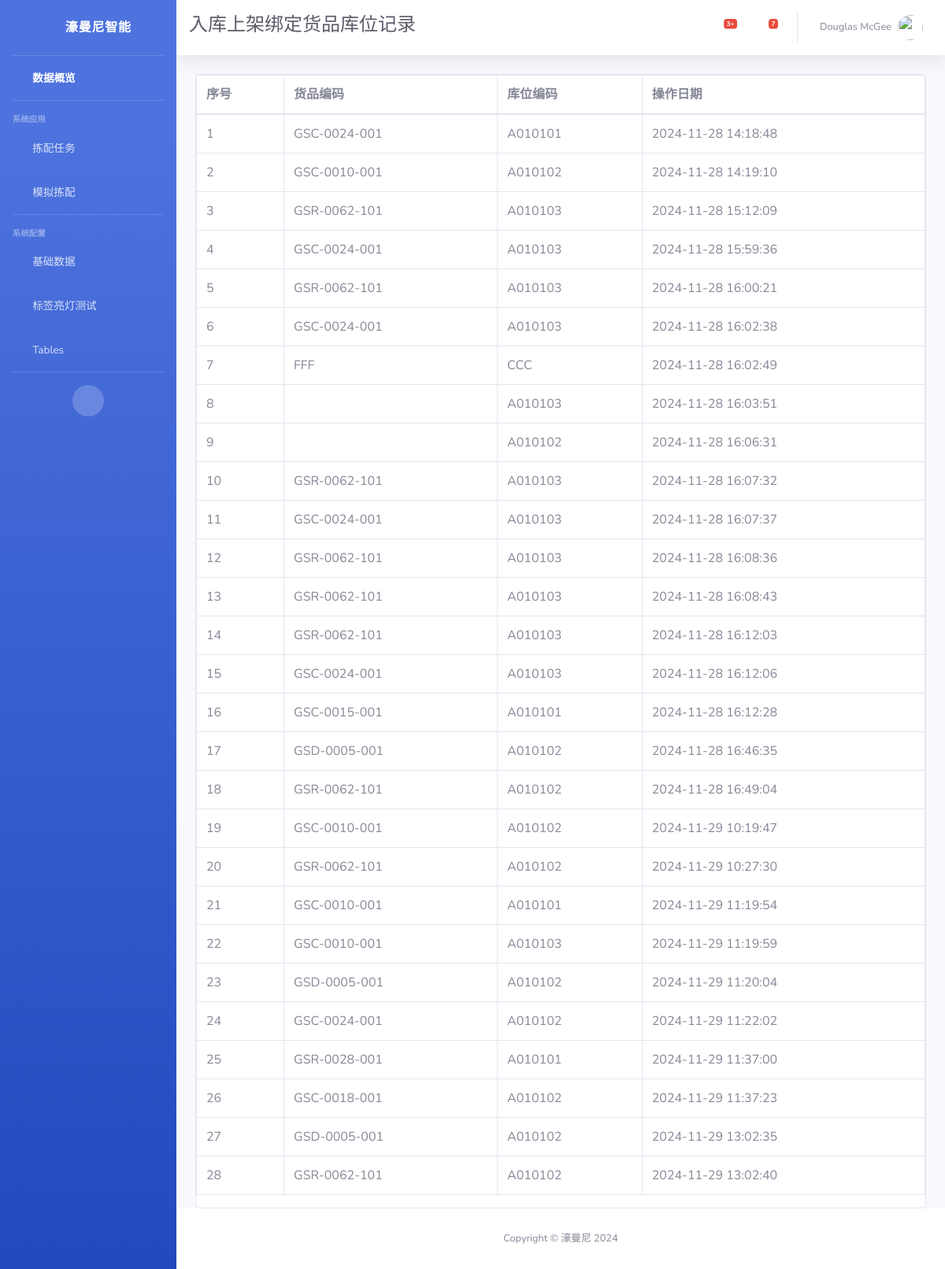
The app's page /pda/stock_in_record_list/ with its own data.
### pda/models.py (models this page shows, shortened)
class StockInRecord(models.Model):
    goods_code = models.CharField(max_length=50, blank=True, null=True, verbose_name='货物编码')
    location_code = models.CharField(max_length=32, blank=True, null=True, verbose_name='库位编号')
    create_time = models.DateTimeField(auto_now_add=True, verbose_name='创建时间')
    class Meta:
        verbose_name = '上架绑定货品库位记录'
        verbose_name_plural = verbose_name

### pda/views.py (the view)
# urls.py: path('stock_in_record_list/', views.StockInRecordListView.as_view(), name='stock_in_record_list'),
class StockInRecordListView(ListView):
    model = StockInRecord
    template_name = 'pda/stock_in_record_list.html'
    context_object_name = 'records'
    extra_context = {
        'menu_title': '入库上架绑定货品库位记录',
    }

### pda/templates/pda/stock_in_record_list.html
{% extends "base.html" %}
{% block page_content %}
    <div class="card">
        <div>
            <table class="table table-bordered" id="dataTable" width="100%" cellspacing="0">
                <thead>
                <tr>
                    <th>序号</th>
                    <th>货品编码</th>
                    <th>库位编码</th>
                    <th>操作日期</th>
                </tr>
                </thead>
                <tbody>
                {% for record in records %}
                    <tr>
                        <td>{{ forloop.counter }}</td>
                        <td>{{ record.goods_code }}</td>
                        <td>{{ record.location_code }}</td>
                        <td>{{ record.create_time | date:"Y-m-d H:i:s" }}</td>
                    </tr>
                {% endfor %}
                </tbody>
            </table>
        </div>
    </div>
{% endblock %}

### records on screen
StockInRecord: goods_code "GSC-0024-001", location_code "A010101", create_time "2024-11-28 14:18:48"
StockInRecord: goods_code "GSC-0010-001", location_code "A010102", create_time "2024-11-28 14:19:10"
StockInRecord: goods_code "GSR-0062-101", location_code "A010103", create_time "2024-11-28 15:12:09"
StockInRecord: goods_code "GSC-0024-001", location_code "A010103", create_time "2024-11-28 15:59:36"
StockInRecord: goods_code "GSR-0062-101", location_code "A010103", create_time "2024-11-28 16:00:21"
StockInRecord: goods_code "GSC-0024-001", location_code "A010103", create_time "2024-11-28 16:02:38"
StockInRecord: goods_code "FFF", location_code "CCC", create_time "2024-11-28 16:02:49"
StockInRecord: location_code "A010103", create_time "2024-11-28 16:03:51"
StockInRecord: location_code "A010102", create_time "2024-11-28 16:06:31"
StockInRecord: goods_code "GSR-0062-101", location_code "A010103", create_time "2024-11-28 16:07:32"
StockInRecord: goods_code "GSC-0024-001", location_code "A010103", create_time "2024-11-28 16:07:37"
StockInRecord: goods_code "GSR-0062-101", location_code "A010103", create_time "2024-11-28 16:08:36"
StockInRecord: goods_code "GSR-0062-101", location_code "A010103", create_time "2024-11-28 16:08:43"
StockInRecord: goods_code "GSR-0062-101", location_code "A010103", create_time "2024-11-28 16:12:03"
StockInRecord: goods_code "GSC-0024-001", location_code "A010103", create_time "2024-11-28 16:12:06"
StockInRecord: goods_code "GSC-0015-001", location_code "A010101", create_time "2024-11-28 16:12:28"
StockInRecord: goods_code "GSD-0005-001", location_code "A010102", create_time "2024-11-28 16:46:35"
StockInRecord: goods_code "GSR-0062-101", location_code "A010102", create_time "2024-11-28 16:49:04"
StockInRecord: goods_code "GSC-0010-001", location_code "A010102", create_time "2024-11-29 10:19:47"
StockInRecord: goods_code "GSR-0062-101", location_code "A010102", create_time "2024-11-29 10:27:30"
StockInRecord: goods_code "GSC-0010-001", location_code "A010101", create_time "2024-11-29 11:19:54"
StockInRecord: goods_code "GSC-0010-001", location_code "A010103", create_time "2024-11-29 11:19:59"
StockInRecord: goods_code "GSD-0005-001", location_code "A010102", create_time "2024-11-29 11:20:04"
StockInRecord: goods_code "GSC-0024-001", location_code "A010102", create_time "2024-11-29 11:22:02"
StockInRecord: goods_code "GSR-0028-001", location_code "A010101", create_time "2024-11-29 11:37:00"
StockInRecord: goods_code "GSC-0018-001", location_code "A010102", create_time "2024-11-29 11:37:23"
StockInRecord: goods_code "GSD-0005-001", location_code "A010102", create_time "2024-11-29 13:02:35"
StockInRecord: goods_code "GSR-0062-101", location_code "A010102", create_time "2024-11-29 13:02:40"

### other values on screen
{{ menu_title | default:'濠曼尼智能亮灯拣配系统' }} "入库上架绑定货品库位记录"
